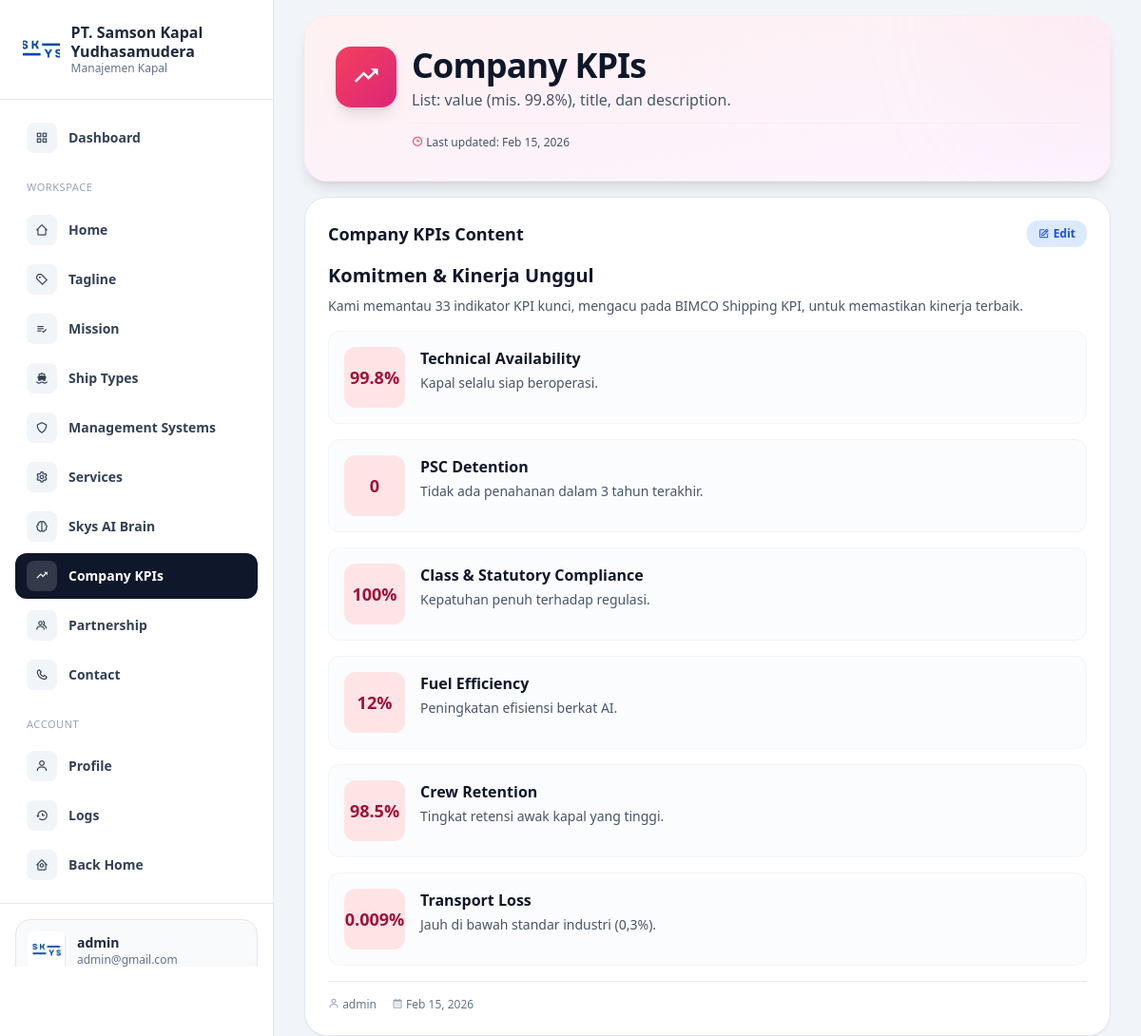
Screenshot of /dashboard/company-kpis/index.php (signed in) with the database file from the repository.
### tables this page shows
CREATE TABLE `company_kpis` (
  `id` int UNSIGNED NOT NULL,
  `title` varchar(255) NOT NULL,
  `description` text NOT NULL,
  `list` json NOT NULL,
  `user_id` int UNSIGNED DEFAULT NULL,
  `created_at` datetime NOT NULL DEFAULT CURRENT_TIMESTAMP,
  `updated_at` datetime DEFAULT NULL ON UPDATE CURRENT_TIMESTAMP
);

CREATE TABLE `accounts` (
  `id` int UNSIGNED NOT NULL,
  `fullname` varchar(255) NOT NULL,
  `email` varchar(255) NOT NULL,
  `password` varchar(255) NOT NULL,
  `role_id` tinyint UNSIGNED NOT NULL DEFAULT '1',
  `created_at` datetime NOT NULL DEFAULT CURRENT_TIMESTAMP,
  `updated_at` datetime DEFAULT NULL ON UPDATE CURRENT_TIMESTAMP
);

### controllers/CompanyKpisController.php (called while the page is built, shortened)
<?php
class CompanyKpisController
{
    private mysqli $db;
    public function __construct(mysqli $db, ?AuthController $auth = null)
    {
        $this->db = $db;
    }
    public static function decodeList(?string $json): array
    {
        $decoded = json_decode($json, true);
        $out = [];
        foreach ($decoded as $item) {
            $out[] = [
                'value'       => (string) ($item['value'] ?? ''),
                'title'       => (string) ($item['title'] ?? ''),
                'description' => (string) ($item['description'] ?? ''),
            ];
        }
        return $out;
    }
    public function getFirst(): ?array
    {
        $stmt = $this->db->prepare("SELECT c.id, c.title, c.description, c.`list`, c.user_id, c.created_at, c.updated_at, a.fullname FROM `company_kpis` c LEFT JOIN `accounts` a ON c.user_id = a.id ORDER BY c.id DESC LIMIT 1");
        $stmt->execute();
        $row = $stmt->get_result()->fetch_assoc();
        $row['list'] = self::decodeList($row['list'] ?? null);
        return $row;
    }
}

### dashboard/company-kpis/index.php (the view, shortened to what this page needs)
<?php
require_once __DIR__ . '/../header.php';
require_once __DIR__ . '/../../config/db.php';
require_once __DIR__ . '/../../controllers/CompanyKpisController.php';
$active = 'company-kpis';
$auth = new AuthController($db);
$controller = new CompanyKpisController($db, $auth);
$data = $controller->getFirst();
?>
<section class="flex min-h-screen overflow-hidden">
    <?php require_once __DIR__ . '/../sidebar.php'; ?>
    <div class="flex-1 min-w-0 h-screen overflow-y-auto px-4 md:px-8 space-y-4">
        <div class="relative overflow-hidden rounded-3xl bg-gradient-to-br from-rose-50 via-pink-50 to-fuchsia-50 border border-rose-100/50 shadow-lg">
            <div class="absolute top-0 right-0 w-64 h-64 bg-gradient-to-br from-rose-200/20 to-pink-200/20 rounded-full blur-3xl -translate-y-1/2 translate-x-1/2"></div>
            <div class="relative px-6 md:px-8 py-6 md:py-8">
                <div class="flex flex-col md:flex-row items-start md:items-center md:justify-between gap-4 md:gap-6">
                    <div class="flex items-start gap-4 flex-1">
                        <div class="flex-shrink-0 w-14 h-14 md:w-16 md:h-16 rounded-2xl bg-gradient-to-br from-rose-500 to-pink-600 shadow-lg flex items-center justify-center hidden md:flex">
                            <i class='bx bx-trending-up text-2xl md:text-3xl text-white'></i>
                        </div>
                        <div class="flex flex-col flex-1 min-w-0">
                            <h1 class="text-2xl sm:text-3xl md:text-4xl font-bold text-slate-900 tracking-tight">
                                Company KPIs
                            </h1>
                            <p class="text-sm sm:text-base text-slate-600 leading-relaxed max-w-2xl mt-1">
                                List: value (mis. 99.8%), title, dan description.
                            </p>
                            <?php if ($data): ?>
                            <div class="flex flex-wrap items-center gap-x-4 gap-y-2 mt-3 pt-3 border-t border-rose-100/50 text-xs text-slate-600">
                                <span><i class='bx bx-time text-rose-500'></i> Last updated: <?php echo date('M d, Y', strtotime($data['updated_at'] ?? $data['created_at'])); ?></span>
                            </div>
                            <?php endif; ?>
                        </div>
                    </div>
                </div>
            </div>
        </div>
        <?php if ($data): ?>
        <div class="rounded-3xl border border-slate-200 bg-white shadow-sm overflow-hidden">
            <div class="p-6">
                <div class="flex items-center justify-between mb-4">
                    <h2 class="text-lg font-semibold text-slate-900">Company KPIs Content</h2>
                    <a href="/dashboard/company-kpis/edit.php?id=<?php echo (int) $data['id']; ?>"
                        class="inline-flex items-center gap-1 rounded-xl bg-blue-100 px-3 py-1.5 text-xs font-semibold text-blue-700 hover:bg-blue-200">
                        <i class='bx bx-edit'></i> Edit
                    </a>
                </div>
                <h3 class="text-xl font-semibold text-slate-900 mb-2"><?php echo htmlspecialchars($data['title']); ?></h3>
                <p class="text-sm text-slate-600 mb-4"><?php echo htmlspecialchars($data['description']); ?></p>
                <?php
                $list = $data['list'] ?? [];
                if (!empty($list)):
                ?>
                <div class="space-y-4">
                    <?php foreach ($list as $item): ?>
                    <div class="flex gap-4 p-4 rounded-xl border border-slate-100 bg-slate-50/50">
                        <span class="flex-shrink-0 w-16 h-16 rounded-xl bg-rose-100 text-rose-800 font-bold flex items-center justify-center text-lg">
                            <?php echo htmlspecialchars($item['value'] ?? ''); ?>
                        </span>
                        <div class="min-w-0 flex-1">
                            <div class="font-semibold text-slate-900"><?php echo htmlspecialchars($item['title'] ?? ''); ?></div>
                            <div class="text-sm text-slate-600 mt-1"><?php echo htmlspecialchars($item['description'] ?? ''); ?></div>
                        </div>
                    </div>
                    <?php endforeach; ?>
                </div>
                <?php endif; ?>
                <div class="flex flex-wrap items-center gap-4 pt-4 mt-4 border-t border-slate-200 text-xs text-slate-500">
                    <span><i class='bx bx-user text-slate-400'></i> <?php echo htmlspecialchars($data['fullname'] ?? 'Unknown'); ?></span>
                    <span><i class='bx bx-calendar text-slate-400'></i> <?php echo date('M d, Y', strtotime($data['created_at'])); ?></span>
                </div>
            </div>
        </div>
        <?php endif; ?>
    </div>
</section>
<?php require_once __DIR__ . '/../footer.php'; ?>

### dashboard/sidebar.php (shortened to what this page needs)
<?php
$user = $_SESSION['user'] ?? null;
$active = $active ?? 'dashboard';
function navClass(string $key, string $active): string
{
    $base = 'flex items-center gap-3 px-3 py-2 rounded-xl text-sm font-semibold ';
    if ($key === $active) {
        return $base . 'bg-slate-900 text-white';
    }
    return $base . 'text-slate-700 hover:bg-slate-100';
}
?>
<aside id="sidebar"
    class="fixed inset-y-0 left-0 z-50 w-72 bg-white text-slate-800 h-screen min-h-screen overflow-y-auto flex flex-col border-r border-slate-200 transform -translate-x-full transition-transform duration-300 ease-in-out lg:relative lg:translate-x-0">
    <div class="px-6 py-6 border-b border-slate-200 flex items-center justify-between">
        <div class="flex items-center gap-3">
            <div class="h-14 w-14 rounded-xl overflow-hidden">
                <img src="/public/logo.jpeg" alt="PT Samson Sure" class="h-full w-full object-cover">
            </div>
            <div>
                <div class="text-base font-semibold leading-tight">PT. Samson Kapal Yudhasamudera</div>
                <div class="text-xs text-slate-500">Manajemen Kapal</div>
            </div>
        </div>
    </div>
    <nav class="px-4 py-4 flex-1 space-y-1">
        <a href="/dashboard" class="<?php echo navClass('dashboard', $active); ?>">
            <span class="inline-flex h-8 w-8 items-center justify-center rounded-lg <?php echo $active === 'dashboard' ? 'bg-white/15' : 'bg-slate-100 text-slate-700'; ?>">
                <i class="bx bx-grid-alt"></i>
            </span>
            Dashboard
        </a>
        <div class="pt-4 pb-2 px-3 text-[11px] uppercase tracking-wider text-slate-400">Workspace</div>
        <a href="/dashboard/home" class="<?php echo navClass('home', $active); ?>">
            <span class="inline-flex h-8 w-8 items-center justify-center rounded-lg <?php echo $active === 'home' ? 'bg-white/15' : 'bg-slate-100 text-slate-700'; ?>">
                <i class="bx bx-home-alt-2"></i>
            </span>
            Home
        </a>
        <a href="/dashboard/tagline" class="<?php echo navClass('tagline', $active); ?>">
            <span class="inline-flex h-8 w-8 items-center justify-center rounded-lg <?php echo $active === 'tagline' ? 'bg-white/15' : 'bg-slate-100 text-slate-700'; ?>">
                <i class="bx bx-purchase-tag-alt"></i>
            </span>
            Tagline
        </a>
        <a href="/dashboard/mission" class="<?php echo navClass('mission', $active); ?>">
            <span class="inline-flex h-8 w-8 items-center justify-center rounded-lg <?php echo $active === 'mission' ? 'bg-white/15' : 'bg-slate-100 text-slate-700'; ?>">
                <i class="bx bx-list-check"></i>
            </span>
            Mission
        </a>
        <a href="/dashboard/ship-types" class="<?php echo navClass('ship-types', $active); ?>">
            <span class="inline-flex h-8 w-8 items-center justify-center rounded-lg <?php echo $active === 'ship-types' ? 'bg-white/15' : 'bg-slate-100 text-slate-700'; ?>">
                <i class="bx bxs-ship"></i>
            </span>
            Ship Types
        </a>
        <a href="/dashboard/management-systems" class="<?php echo navClass('management-systems', $active); ?>">
            <span class="inline-flex h-8 w-8 items-center justify-center rounded-lg <?php echo $active === 'management-systems' ? 'bg-white/15' : 'bg-slate-100 text-slate-700'; ?>">
                <i class="bx bx-shield"></i>
            </span>
            Management Systems
        </a>
        <a href="/dashboard/services" class="<?php echo navClass('services', $active); ?>">
            <span class="inline-flex h-8 w-8 items-center justify-center rounded-lg <?php echo $active === 'services' ? 'bg-white/15' : 'bg-slate-100 text-slate-700'; ?>">
                <i class="bx bx-cog"></i>
            </span>
            Services
        </a>
        <a href="/dashboard/skys-ai-brain" class="<?php echo navClass('skys-ai-brain', $active); ?>">
            <span class="inline-flex h-8 w-8 items-center justify-center rounded-lg <?php echo $active === 'skys-ai-brain' ? 'bg-white/15' : 'bg-slate-100 text-slate-700'; ?>">
                <i class="bx bx-brain"></i>
            </span>
            Skys AI Brain
        </a>
        <a href="/dashboard/company-kpis" class="<?php echo navClass('company-kpis', $active); ?>">
            <span class="inline-flex h-8 w-8 items-center justify-center rounded-lg <?php echo $active === 'company-kpis' ? 'bg-white/15' : 'bg-slate-100 text-slate-700'; ?>">
                <i class="bx bx-trending-up"></i>
            </span>
            Company KPIs
        </a>
        <a href="/dashboard/partnership" class="<?php echo navClass('partnership', $active); ?>">
            <span class="inline-flex h-8 w-8 items-center justify-center rounded-lg <?php echo $active === 'partnership' ? 'bg-white/15' : 'bg-slate-100 text-slate-700'; ?>">
                <i class="bx bx-group"></i>
            </span>
            Partnership
        </a>
        <a href="/dashboard/contact" class="<?php echo navClass('contact', $active); ?>">
            <span class="inline-flex h-8 w-8 items-center justify-center rounded-lg <?php echo $active === 'contact' ? 'bg-white/15' : 'bg-slate-100 text-slate-700'; ?>">
                <i class="bx bx-phone"></i>
            </span>
            Contact
        </a>
        <div class="pt-4 pb-2 px-3 text-[11px] uppercase tracking-wider text-slate-400">Account</div>
        <a href="/dashboard/profile" class="<?php echo navClass('profile', $active); ?>">
            <span class="inline-flex h-8 w-8 items-center justify-center rounded-lg <?php echo $active === 'profile' ? 'bg-white/15' : 'bg-slate-100 text-slate-700'; ?>">
                <i class="bx bx-user"></i>
            </span>
            Profile
        </a>
        <a href="/dashboard/logs" class="<?php echo navClass('logs', $active); ?>">
            <span class="inline-flex h-8 w-8 items-center justify-center rounded-lg <?php echo $active === 'logs' ? 'bg-white/15' : 'bg-slate-100 text-slate-700'; ?>">
                <i class="bx bx-history"></i>
            </span>
            Logs
        </a>
        <a href="/" class="<?php echo navClass('back-home', $active); ?>">
            <span class="inline-flex h-8 w-8 items-center justify-center rounded-lg <?php echo $active === 'back-home' ? 'bg-white/15' : 'bg-slate-100 text-slate-700'; ?>">
                <i class="bx bx-home-circle"></i>
            </span>
            Back Home
        </a>
    </nav>
    <div class="px-4 py-4 border-t border-slate-200">
        <div class="flex items-center gap-3 px-3 py-3 rounded-2xl bg-slate-50 border border-slate-200">
            <div class="h-10 w-10 rounded-md overflow-hidden">
                <img src="/public/logo.jpeg" alt="profile" />
            </div>
            <div class="min-w-0">
                <div class="text-sm font-semibold truncate">
                    <?php echo htmlspecialchars($user['fullname'] ?? 'Admin'); ?></div>
                <div class="text-xs text-slate-500 truncate"><?php echo htmlspecialchars($user['email'] ?? ''); ?></div>
            </div>
        </div>
        <form action="/dashboard/process.php" method="POST" class="mt-3">
            <button type="submit"
                class="w-full rounded-xl bg-rose-600 px-3 py-2.5 text-sm font-semibold text-white hover:bg-rose-700">
            </button>
        </form>
    </div>
</aside>

### rows the page displays
company_kpis: user.fullname "admin", updated_at "Feb 15, 2026", title "Komitmen & Kinerja Unggul", description "Kami memantau 33 indikator KPI kunci, mengacu pada BIMCO Shipping KPI, untuk memastikan kinerja terbaik.", created_at "Feb 15, 2026"

### other values shown
$user['email'] "admin@gmail.com"
$item['value'] "99.8%"
$item['title'] "Technical Availability"
$item['description'] "Kapal selalu siap beroperasi."
$item['value'] "0"
$item['title'] "PSC Detention"
$item['description'] "Tidak ada penahanan dalam 3 tahun terakhir."
$item['value'] "100%"
$item['title'] "Class & Statutory Compliance"
$item['description'] "Kepatuhan penuh terhadap regulasi."
$item['value'] "12%"
$item['title'] "Fuel Efficiency"
$item['description'] "Peningkatan efisiensi berkat AI."
$item['value'] "98.5%"
$item['title'] "Crew Retention"
